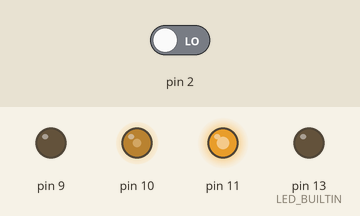
Recording of a sketch running on a simulated Arduino Uno, built with avr-gcc and run on an emulated ATmega328P. Parts: output pins drawn as LEDs (lit = HIGH). The test bench sets the inputs (shaded band); at power-on: pin 2 LOW.

Above: at 1.2 s.
1.3 s: pin 2 driven HIGH
At 1.7 s:
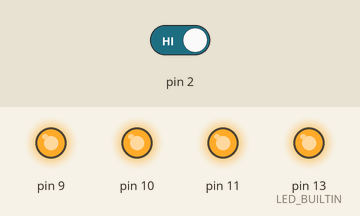
2.8 s: pin 2 driven LOW
At 4.0 s:
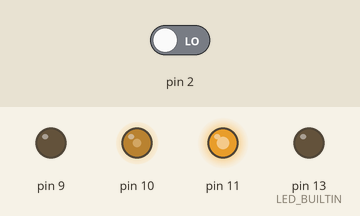
Timing chart, 0 to 5.8 s (numbered marks = the images above; inputs shaded):
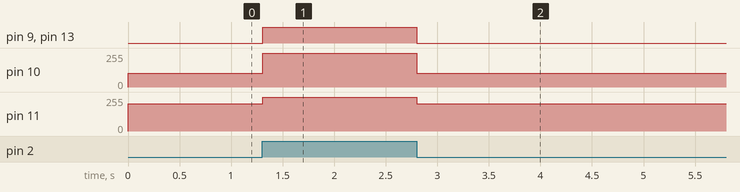

Measured:
- after the input at 1.3 s, pin 9, pin 13 (LED_BUILTIN): LOW → HIGH at once; pin 10: 102/255 → 255/255 at once; pin 11: 204/255 → 255/255 at once
- after the input at 2.8 s, pin 9, pin 13 (LED_BUILTIN): HIGH → LOW at once; pin 10: 255/255 → 102/255 at once; pin 11: 255/255 → 204/255 at once

The sketch:

arudino_circuit_2_0_button1.ino
```cpp
// C++ code
//
int buttonState = 0;

void setup()
{
  pinMode(2, INPUT);
  pinMode(LED_BUILTIN, OUTPUT);
  pinMode(10, OUTPUT);
  pinMode(9, OUTPUT);
  pinMode(11, OUTPUT);
}

void loop()
{
  buttonState = digitalRead(2);
  if (buttonState == HIGH) {
    digitalWrite(LED_BUILTIN, HIGH);
    analogWrite(10, 255);
    analogWrite(9, 255);
    analogWrite(11, 255);
  } else {
    analogWrite(10, 102);
    analogWrite(9, 0);
    analogWrite(11, 204);
    digitalWrite(LED_BUILTIN, LOW);
  }
  delay(10); // Delay a little bit to improve simulation performance
}
```
